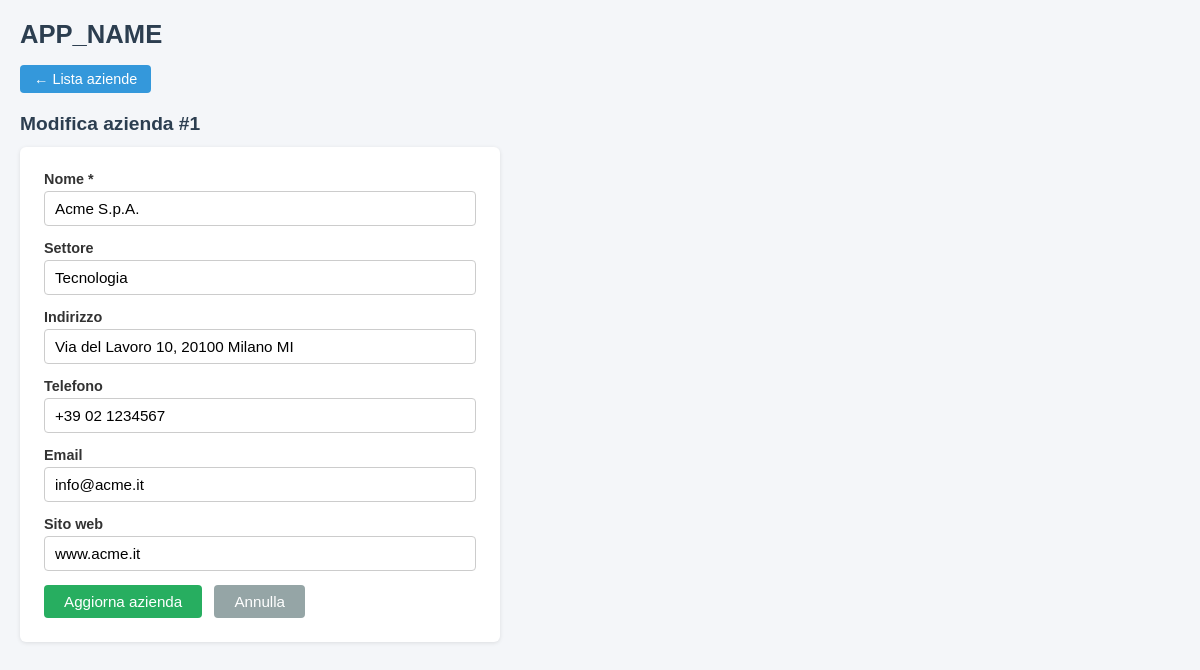
The app's page /edit_azienda.php?id=1 with its own data.
### tables this page shows
CREATE TABLE IF NOT EXISTS `aziende` (
  `id`          INT(11)      NOT NULL AUTO_INCREMENT,
  `nome`        VARCHAR(255) NOT NULL,
  `settore`     VARCHAR(100) DEFAULT NULL,
  `indirizzo`   VARCHAR(255) DEFAULT NULL,
  `telefono`    VARCHAR(30)  DEFAULT NULL,
  `email`       VARCHAR(100) DEFAULT NULL,
  `sito_web`    VARCHAR(255) DEFAULT NULL,
  `created_at`  TIMESTAMP    NOT NULL DEFAULT CURRENT_TIMESTAMP,
  `updated_at`  TIMESTAMP    NOT NULL DEFAULT CURRENT_TIMESTAMP ON UPDATE CURRENT_TIMESTAMP,
  PRIMARY KEY (`id`)
);

### db.php (called while the page is built, shortened)
<?php
function get_db(): PDO
{
    static $pdo = null;
    if ($pdo === null) {
        $dsn = sprintf(
            'mysql:host=%s;dbname=%s;charset=%s',
            DB_HOST,
            DB_NAME,
            DB_CHARSET
        );
        $options = [
            PDO::ATTR_ERRMODE            => PDO::ERRMODE_EXCEPTION,
            PDO::ATTR_DEFAULT_FETCH_MODE => PDO::FETCH_ASSOC,
            PDO::ATTR_EMULATE_PREPARES   => false,
        ];
        $pdo = new PDO($dsn, DB_USER, DB_PASS, $options);
    }
    return $pdo;
}

### edit_azienda.php (the view, shortened to what this page needs)
<?php
require_once __DIR__ . '/db.php';
$id = (int) $_GET['id'];
try {
    $stmt = get_db()->prepare('SELECT * FROM aziende WHERE id = :id');
    $stmt->execute([':id' => $id]);
    $azienda = $stmt->fetch();
} catch (PDOException $e) {
    $azienda = null;
}
$v = $_SERVER['REQUEST_METHOD'] === 'POST'
    ? ['nome' => $_POST['nome'] ?? '', 'settore' => $_POST['settore'] ?? '',
       'indirizzo' => $_POST['indirizzo'] ?? '', 'telefono' => $_POST['telefono'] ?? '',
       'email' => $_POST['email'] ?? '', 'sito_web' => $_POST['sito_web'] ?? '']
    : $azienda;
?>
<!DOCTYPE html>
<html lang="it">
<head>
    <link rel="stylesheet" href="style.css">
</head>
<body>
    <h1><?= APP_NAME ?></h1>
    <nav><a href="aziende.php">← Lista aziende</a></nav>
    <h2>Modifica azienda #<?= $id ?></h2>
    <form method="post" action="edit_azienda.php?id=<?= $id ?>">
        <div class="form-group">
            <label for="nome">Nome *</label>
            <input type="text" id="nome" name="nome"
                   value="<?= htmlspecialchars($v['nome']) ?>" required>
        </div>
        <div class="form-group">
            <label for="settore">Settore</label>
            <input type="text" id="settore" name="settore"
                   value="<?= htmlspecialchars($v['settore'] ?? '') ?>">
        </div>
        <div class="form-group">
            <label for="indirizzo">Indirizzo</label>
            <input type="text" id="indirizzo" name="indirizzo"
                   value="<?= htmlspecialchars($v['indirizzo'] ?? '') ?>">
        </div>
        <div class="form-group">
            <label for="telefono">Telefono</label>
            <input type="text" id="telefono" name="telefono"
                   value="<?= htmlspecialchars($v['telefono'] ?? '') ?>">
        </div>
        <div class="form-group">
            <label for="email">Email</label>
            <input type="email" id="email" name="email"
                   value="<?= htmlspecialchars($v['email'] ?? '') ?>">
        </div>
        <div class="form-group">
            <label for="sito_web">Sito web</label>
            <input type="text" id="sito_web" name="sito_web"
                   value="<?= htmlspecialchars($v['sito_web'] ?? '') ?>">
        </div>
        <button type="submit" class="btn-primary">Aggiorna azienda</button>
        <a href="aziende.php" class="btn-cancel">Annulla</a>
    </form>
</body>
</html>

### style.css (style rules this page uses)
*, *::before, *::after { box-sizing: border-box; margin: 0; padding: 0; }
body { font-family: Arial, Helvetica, sans-serif; font-size: 15px; background: #f4f6f9; color: #333; padding: 20px; }
h1 { font-size: 1.6rem; margin-bottom: 16px; color: #2c3e50; }
h2 { font-size: 1.2rem; margin-bottom: 12px; color: #2c3e50; }
nav { margin-bottom: 20px; }
nav a { display: inline-block; margin-right: 8px; padding: 6px 14px; background: #3498db; color: #fff; border-radius: 4px; text-decoration: none; font-size: 0.9rem; }
form { background: #fff; padding: 24px; border-radius: 6px; box-shadow: 0 1px 4px rgba(0,0,0,.1); max-width: 480px; }
.form-group { margin-bottom: 14px; }
.form-group label { display: block; margin-bottom: 4px; font-weight: 600; font-size: 0.9rem; }
.form-group input, .form-group textarea, .form-group select { width: 100%; padding: 8px 10px; border: 1px solid #ccc; border-radius: 4px; font-size: 0.95rem; }
.btn-primary { display: inline-block; padding: 8px 20px; background: #27ae60; color: #fff; border: none; border-radius: 4px; font-size: 0.95rem; cursor: pointer; }
.btn-cancel { display: inline-block; padding: 8px 20px; background: #95a5a6; color: #fff; border-radius: 4px; text-decoration: none; font-size: 0.95rem; margin-left: 8px; }

### records on screen
aziende: nome "Acme S.p.A.", settore "Tecnologia", indirizzo "Via del Lavoro 10, 20100 Milano MI", telefono "+39 02 1234567", email "info@acme.it", sito_web "www.acme.it"

### other values on screen
APP_NAME "APP_NAME"
$id "1"
